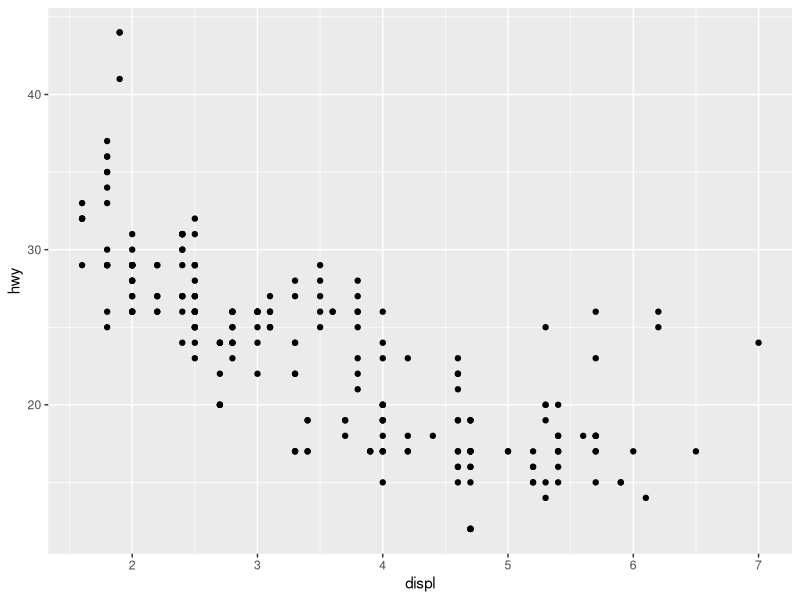
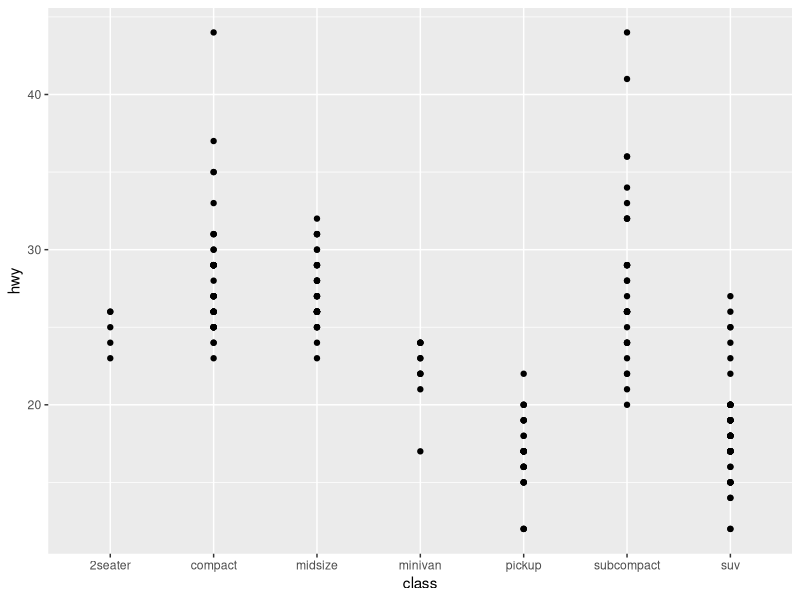
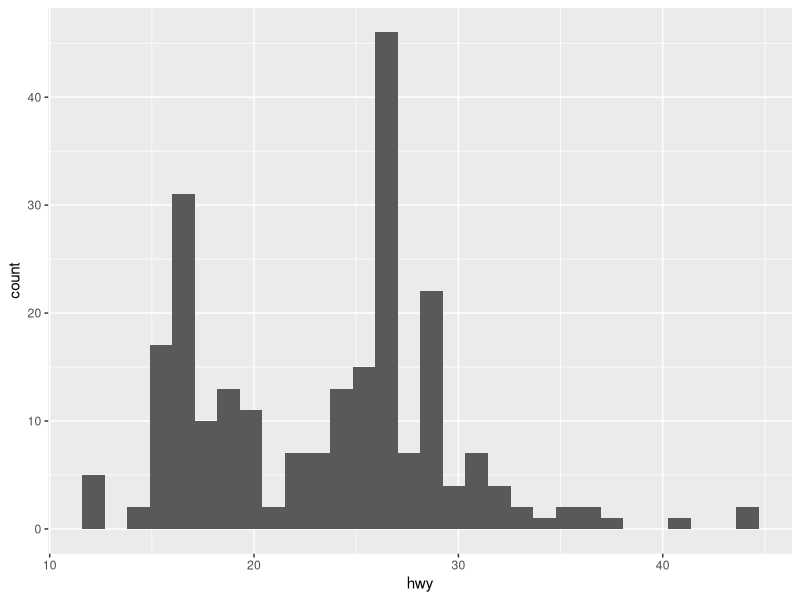
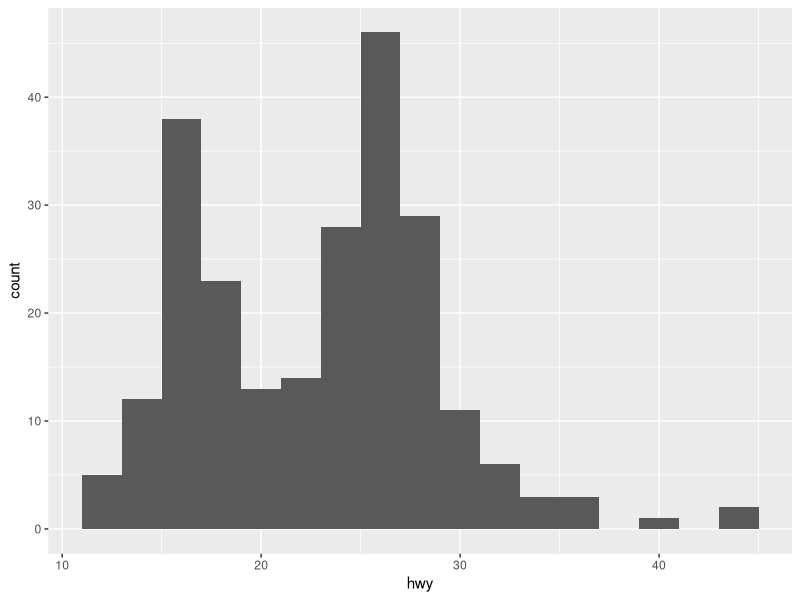
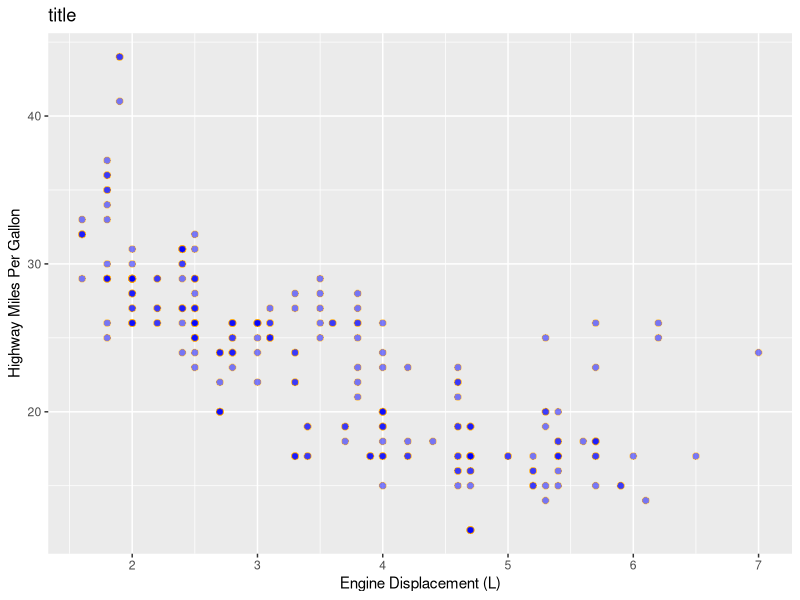
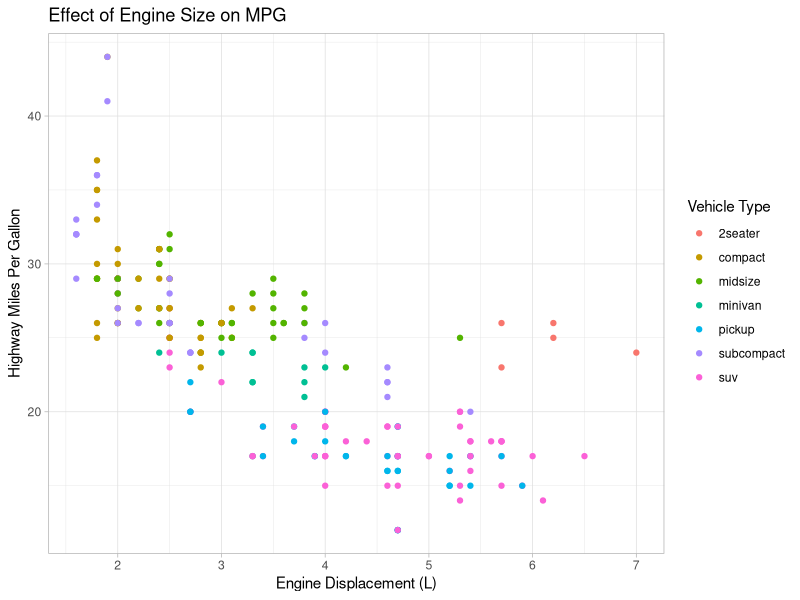
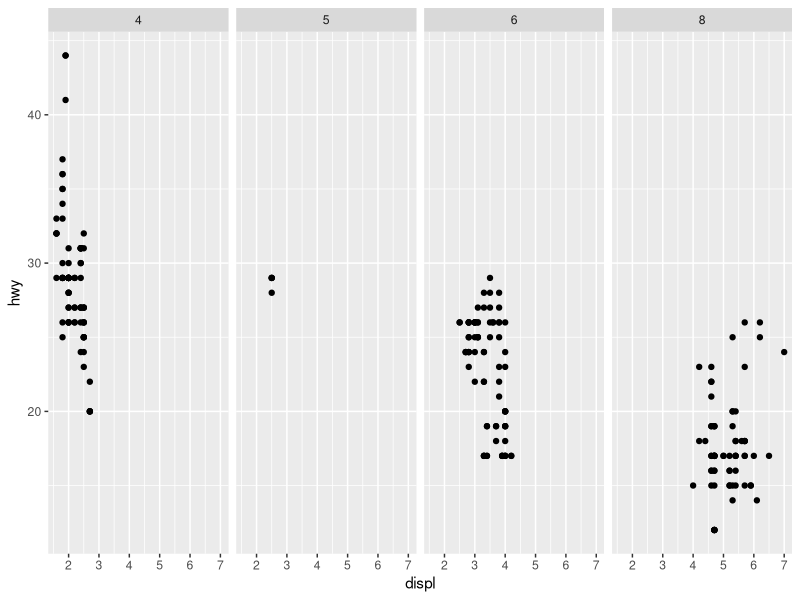
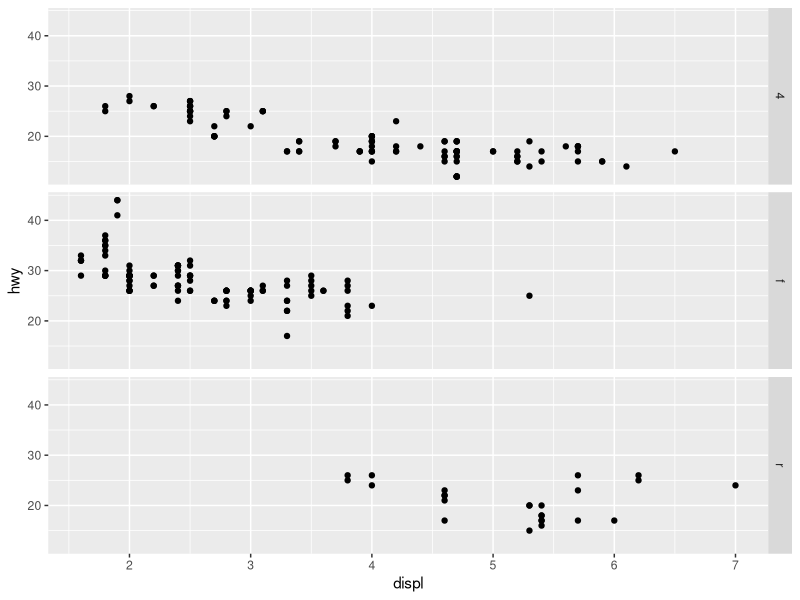

Write R code to recreate these figures, in order.
## ---- chunk 1
#| label: setup
#| include: false
library()
## ---- chunk 2
#| label: Load packages

library(tidyverse)
## ---- chunk 3
#| label: Car Dataset

# head() function creates a small display containing first and last data sections
head(mpg)
## ---- chunk 4
ggplot(data = mpg) +
  geom_point(mapping = aes(x = displ, y = hwy))
## ---- chunk 5
ggplot(data = mpg) +
  geom_point(mapping = aes(x = class, y = hwy))
## ---- chunk 6
#| label: histogram

ggplot(data = mpg) +
  geom_histogram(mapping = aes(x = hwy))
## ---- chunk 7
#| label: histogram binwidth adjust
#| fig-cap: Histogram with binwidth = 2

ggplot(data = mpg) +
  geom_histogram(mapping = aes(hwy), 
                 binwidth = 2)
## ---- chunk 8
#| label: Other Aesthetic Functions (color, shape, transparency)
#| fig-cap: "Aes adjustments to color, shape, alpha (transparency)"
#| fig-subcap:
#|   - "Use color/fill function outside aes (class not mentioned)"
#|   - "Use colour = class function within aes, and theme outside"
#| layout-ncol: 2
#| column: page

ggplot(data = mpg) +
  geom_point(mapping = aes(x = displ, y = hwy),
             size = 2,
             shape = 21,
             alpha = 0.5,
             color = "orange",
             fill = "blue"
             ) +
  labs(x = "Engine Displacement (L)",
       y = "Highway Miles Per Gallon", 
       title = "title")

ggplot(data = mpg) +
  geom_point(mapping = aes(x = displ, y = hwy, 
                           colour = class)) +
  labs(x = "Engine Displacement (L)",
       y = "Highway Miles Per Gallon", 
       color = "Vehicle Type",
       title = "Effect of Engine Size on MPG") +
  theme_light()
## ---- chunk 9
#| label: Facet Functions 
#| layout-ncol: 2 # Prints two graphs side-by-side
#| fig-cap: "Facet_wrap and Facet_grid functions"
#| fig-subcap: 
#|   - "facet_grid(. ~ cyl)"
#|   - "facet_grid(drv ~ .)"
#|   - "facet_grid(drv ~ cyl)"
#|   - "facet_wrap(~ class)"
#|   - "facet_grid(~ class)"

# Makes a plot that the commands below will modify
q <- ggplot(mpg) + geom_point(aes(x = displ, y = hwy))

# Generates an engine displacement vs highway mpg graph for each category of vehicle cylinder type. Graphs are stacked and value increments matched to a standard grid so comparisons can easily be made.
q + facet_grid(. ~ cyl) 

# Creates graph sub-types for each category of vehicle drive type (front- rear-, and 4-wheel drive)
q + facet_grid(drv ~ .)

# Splits graphs by vehicle drive type and cylinder size
q + facet_grid(drv ~ cyl)

# Makes unique graphs split by each car class. Axis value labels are placed or "wrapped" around the axis margins of outermost graphs
q + facet_wrap(~ class)

# Also splits graph by car class, but all graphs are symmetrically layed across the grid
q + facet_grid(~ class)
## ---- chunk 10
#| label: Bar Charts Colour vs Fill Functions
#| fig-cap: "colour for points or lines, fill for bars & boxes"
#| fig-subcap:
#|   - "Use fill = class function (within aes)"
#|   - "Use colour = class functiton (within aes)"
#|   - "Remove legend with guides function"
#| layout-row: 3 


# Use fill function
ggplot(data = mpg) +
geom_bar(mapping = aes(x = class, 
                       fill = class,
                       alpha = 0.5)) +
  labs(x = "Type Of Car", y = "Car Frequency")

# Use colour function
ggplot(data = mpg) +
geom_bar(mapping = aes(x = class, 
                       colour = class,
                       alpha = 0.5)) 

# Use fill, and remove legend with guides(fill = "none") outside aes
ggplot(data = mpg) +
geom_bar(mapping = aes(x = class, 
                       fill = class,
                       alpha = 0.5)) +
  labs(x = "Type Of Car", y = "Car Frequency") +
  guides(fill = "none") 

# Add another variable like drive within aesthetics
ggplot(data = mpg) +
  geom_bar(mapping = aes(x = class, 
                         fill = drv,
                         alpha = 0.5)) +
  labs(x = "Type Of Car", y = "Car Frequency") +
  guides(fill = "none") 

# Change position of stacked bar-plot with position function (outside aes, but within geom_bar), so instead of being on top of eachother they are paired side-by-side
  ggplot(data = mpg) +
  geom_bar(mapping = aes(x = class, 
                         fill = drv,
                         alpha = 0.5), 
           position = position_dodge()) +
  labs(x = "Type Of Car", y = "Car Frequency") +
  guides(fill = "none") 

# Colour function best for points and lines; fill function appropriate for bars and boxes!
## ---- chunk 11
ggplot(mpg) + 
  geom_point(aes(displ, hwy)) +
  geom_smooth(aes(displ, hwy)) 
ggsave("example1.jpg")
             
ggplot(mpg, aes(x = displ, y = hwy)) + 
  geom_point(aes(color = class)) + 
  geom_smooth(color = "black", # outside aes()
              se = FALSE, 
              method = "lm") +
  scale_color_viridis_d()
ggsave("example2.jpg", width = 6, height = 4)
